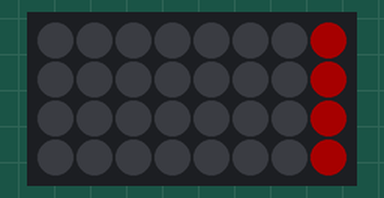
Simulated run of this sketch. Board: Arduino Uno, built with avr-gcc and run on an emulated ATmega328P. On the bench: 8×4 RGB LED matrix (first LED top left, wired row by row). Dim RGB values are drawn brighter than linear.

Above: at 0.16 s.
At 2.18 s:
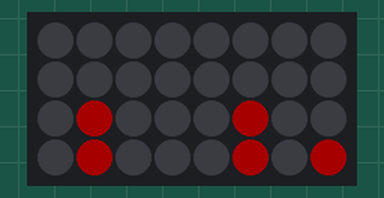
At 4.2 s:
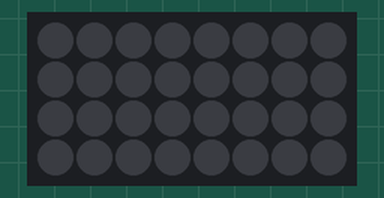
At 7.12 s:
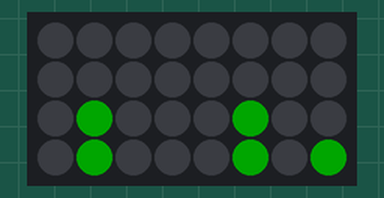
At 10.04 s:
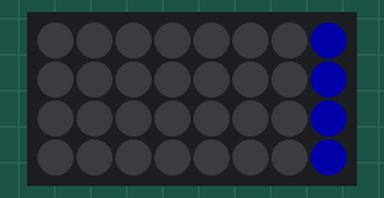
At 15.66 s:
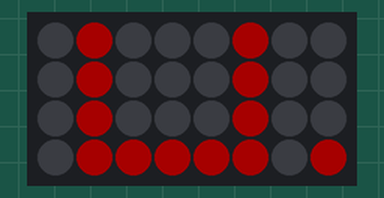

Measured:
- by itself, everything shown: repeats every 14.8 s, in 111 steps
- what the display in image 2 shows lasts 1.0 s, from 4.1 s to 5.1 s

The sketch:

matrixtest.pde
```cpp
// Adafruit_NeoMatrix example for single NeoPixel Shield.
// Scrolls 'Howdy' across the matrix in a portrait (vertical) orientation.

#include <Adafruit_GFX.h>
#include <FastLED.h>
#include <FastLED_NeoMatrix.h>

#define PIN 10

// MATRIX DECLARATION:
// Parameter 1 = width of NeoPixel matrix
// Parameter 2 = height of matrix
// Parameter 3 = pin number (most are valid)
// Parameter 4 = matrix layout flags, add together as needed:
//   NEO_MATRIX_TOP, NEO_MATRIX_BOTTOM, NEO_MATRIX_LEFT, NEO_MATRIX_RIGHT:
//     Position of the FIRST LED in the matrix; pick two, e.g.
//     NEO_MATRIX_TOP + NEO_MATRIX_LEFT for the top-left corner.
//   NEO_MATRIX_ROWS, NEO_MATRIX_COLUMNS: LEDs are arranged in horizontal
//     rows or in vertical columns, respectively; pick one or the other.
//   NEO_MATRIX_PROGRESSIVE, NEO_MATRIX_ZIGZAG: all rows/columns proceed
//     in the same order, or alternate lines reverse direction; pick one.
//   See example below for these values in action.
// Parameter 5 = pixel type flags, add together as needed:
//   NEO_KHZ800  800 KHz bitstream (most NeoPixel products w/WS2812 LEDs)
//   NEO_KHZ400  400 KHz (classic 'v1' (not v2) FLORA pixels, WS2811 drivers)
//   NEO_GRB     Pixels are wired for GRB bitstream (most NeoPixel products)
//   NEO_RGB     Pixels are wired for RGB bitstream (v1 FLORA pixels, not v2)


// Example for NeoPixel Shield.  In this application we'd like to use it
// as a 5x8 tall matrix, with the USB port positioned at the top of the
// Arduino.  When held that way, the first pixel is at the top right, and
// lines are arranged in columns, progressive order.  The shield uses
// 800 KHz (v2) pixels that expect GRB color data.
#define mw 8
#define mh 4
#define NUMMATRIX (mw*mh)

CRGB matrixleds[NUMMATRIX];

FastLED_NeoMatrix *matrix = new FastLED_NeoMatrix(matrixleds, mw, mh, mw/8, 1,
  NEO_MATRIX_TOP     + NEO_MATRIX_RIGHT +
    NEO_MATRIX_ROWS + NEO_MATRIX_ZIGZAG );

const uint16_t colors[] = {
  matrix->Color(255, 0, 0), matrix->Color(0, 255, 0), matrix->Color(0, 0, 255) };

void setup() {
  FastLED.addLeds<NEOPIXEL,PIN>(matrixleds, NUMMATRIX);
  matrix->begin();
  matrix->setTextWrap(false);
  matrix->setBrightness(40);
  matrix->setTextColor(colors[0]);
}

int x    = mw;
int pass = 0;

void loop() {
  matrix->fillScreen(0);
  matrix->setCursor(x, 0);
  matrix->print(F("Howdy"));
  if(--x < -36) {
    x = matrix->width();
    if(++pass >= 3) pass = 0;
    matrix->setTextColor(colors[pass]);
  }
  matrix->show();
  delay(100);
}
```
